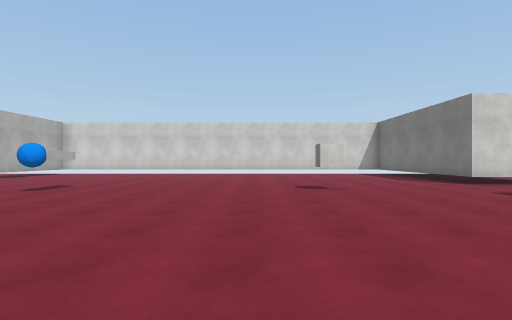
View 1 (above)

24 first-person views from a walk through a 3-D level made in the Unity game engine. The camera is 1.3 m above the floor, looks level and sees 80° across. The floor is counted in squares, 2 m on a side. Each view is taken from the middle of a square. On the plan, view 1 faces up. The plan holds only what a view shows up to about 10 squares ahead; the rest is blank. The place goes on beyond the plan. The player is left out. Surface patterns are stand-ins for the level's own textures.

View 2
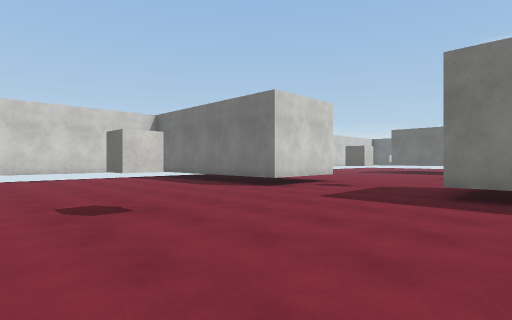

View 3
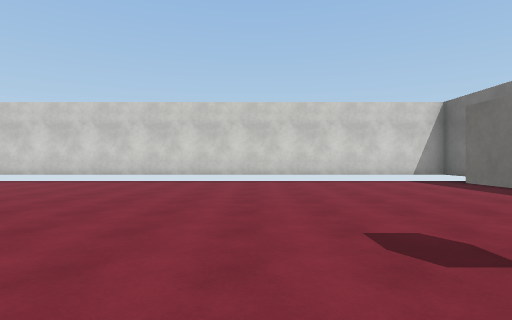

View 4
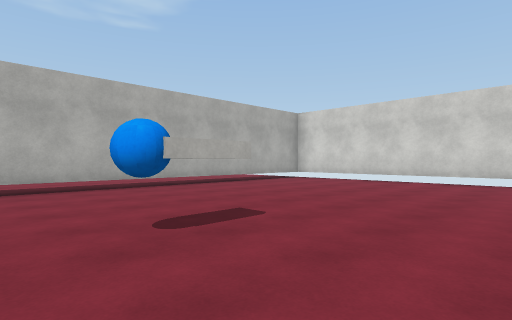

View 5
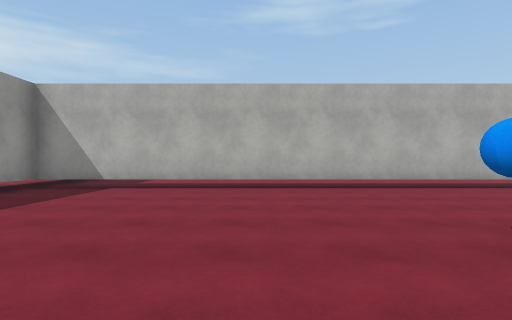

View 6
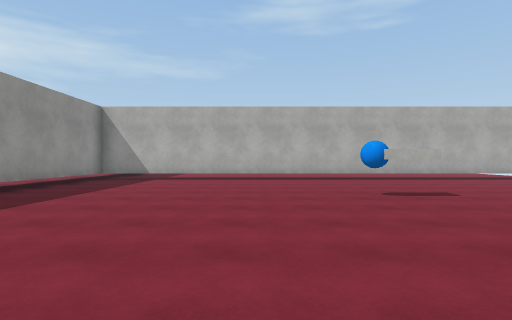

View 7
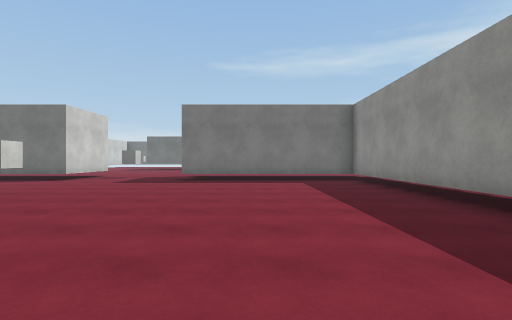

View 8
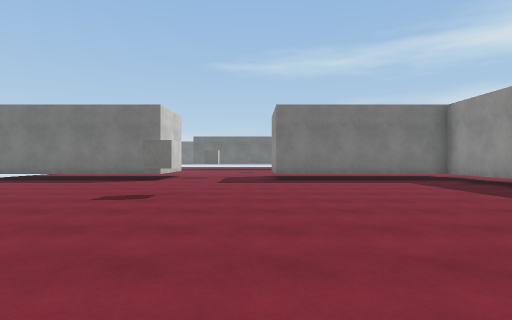

View 9
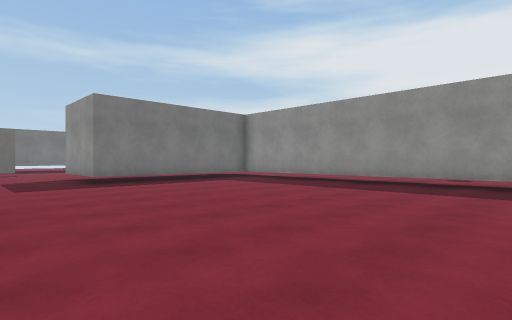

View 10
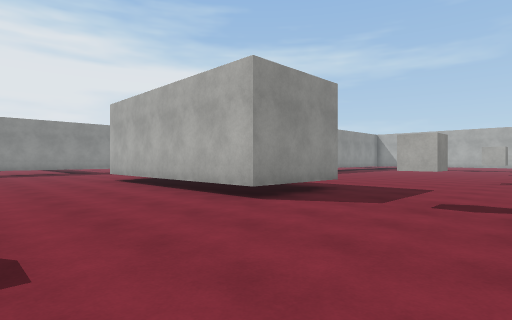

View 11
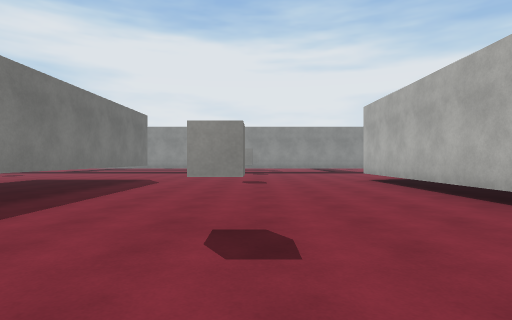

View 12
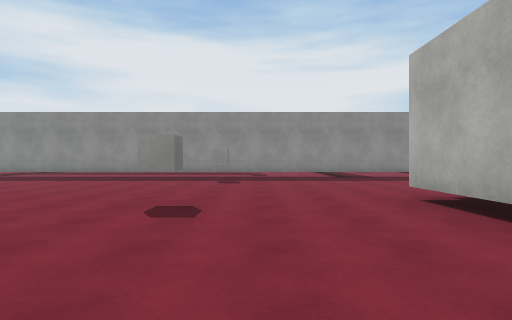

View 13
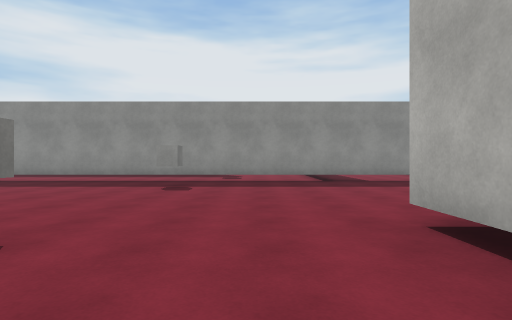

View 14
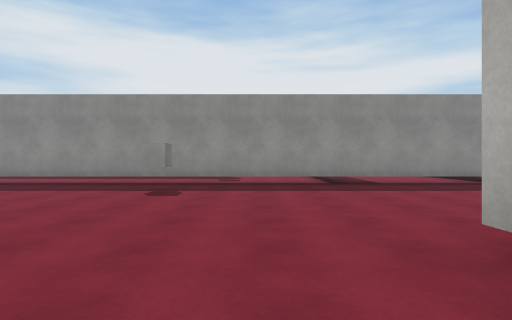

View 15
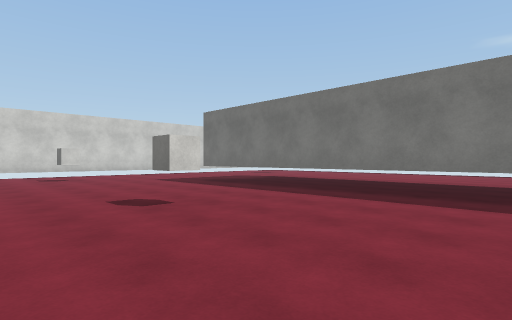

View 16
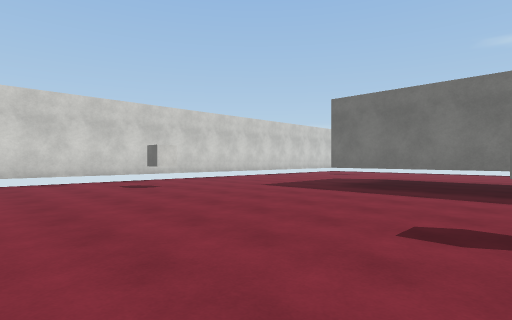

View 17
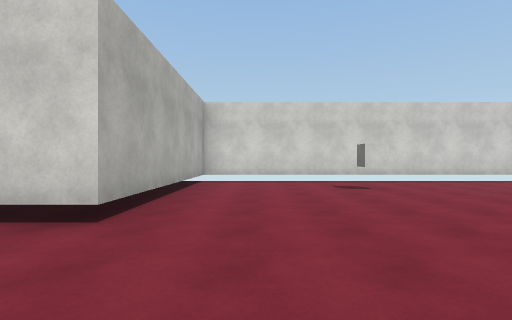

View 18
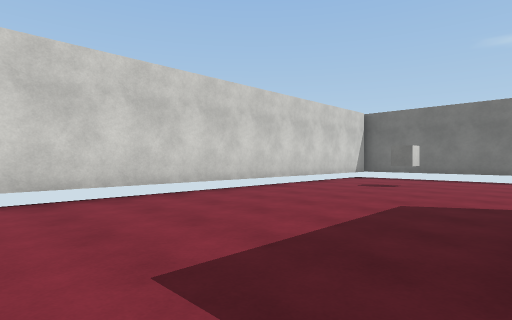

View 19
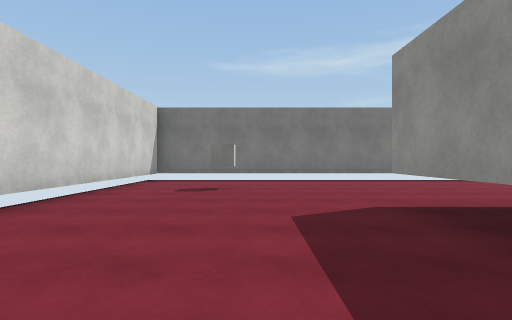

View 20
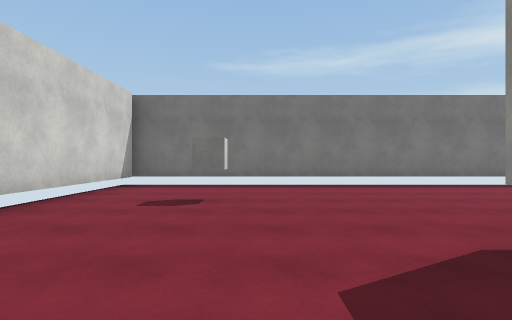

View 21
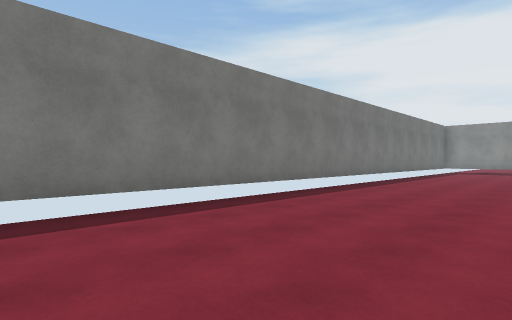

View 22
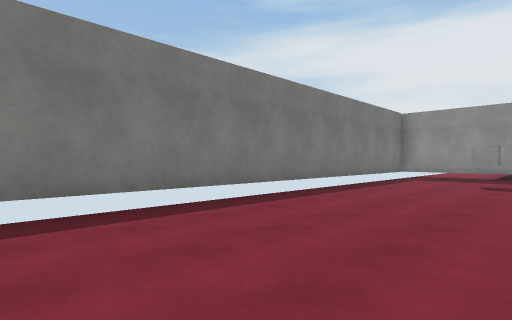

View 23
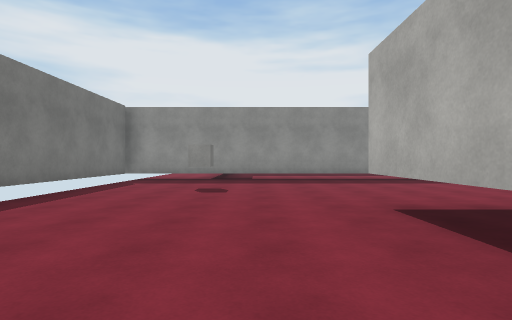

View 24
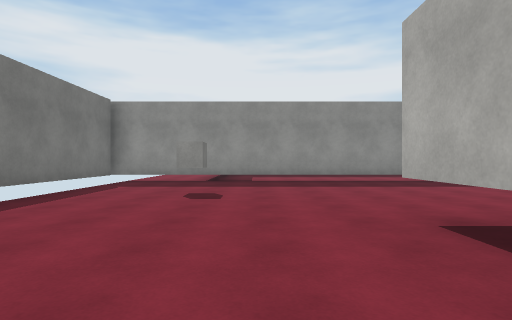

### Floor plan
Key: @ floor where view 1 was taken; # wall or solid block; . floor; C cube; T thing the floor can be seen under or through; O other object.
Columns run from 9 left of view 1 to 25 right of it. Each row starts with its distance up from view 1.
 15  ############### ##################
 14   .............# #................#
 13  ..............###................#
 12 #..............###....C........C..#
 11 #..............###................#
 10 #..............###................#
  9 #..............###.......####.....#
  8 #..............###.......#   .....#
  7 #...O......C....C........T   .....#
  6 #...O....................T   .....#
  5 #....................C...T   .....#
  4 #..............###.......T   .....#
  3 #..............###.......T   .....#
  2 #..............###.......T   .....#
  1 #..............###.......T   .....#
  0 #........@.....###.......T  #.....#
 -1 #####  ###########...C...#  #.....#
 -2                  #.......#  #.....#
 -3        ...      ..................#
 -4        ...      ..................#
 -5        ..      ................C..#
 -6               .......C............#
 -7               ....................#
 -8              TTTTTTTTTTTTTT######.#
 -9              .... ..............###
-10              .... .. .......

Positions as (right, up) in squares from view 1, and headings:
1: (0, 0), facing up
2: (0, 3), facing up-right
3: (0, 5), facing up
4: (-2, 5), facing up-left
5: (-2, 4), facing left
6: (1, 4), facing left
7: (-4, 2), facing right
8: (-4, 5), facing right
9: (-3, 7), facing down-right
10: (12, 8), facing down-left
11: (12, 8), facing down
12: (11, 3), facing down
13: (10, 1), facing down
14: (10, 0), facing down
15: (10, 1), facing up-right
16: (9, 5), facing up-right
17: (10, 5), facing up
18: (14, 9), facing up-right
19: (15, 11), facing right
20: (17, 11), facing right
21: (21, 10), facing down-right
22: (21, 4), facing down-right
23: (21, 2), facing down
24: (21, 1), facing down
